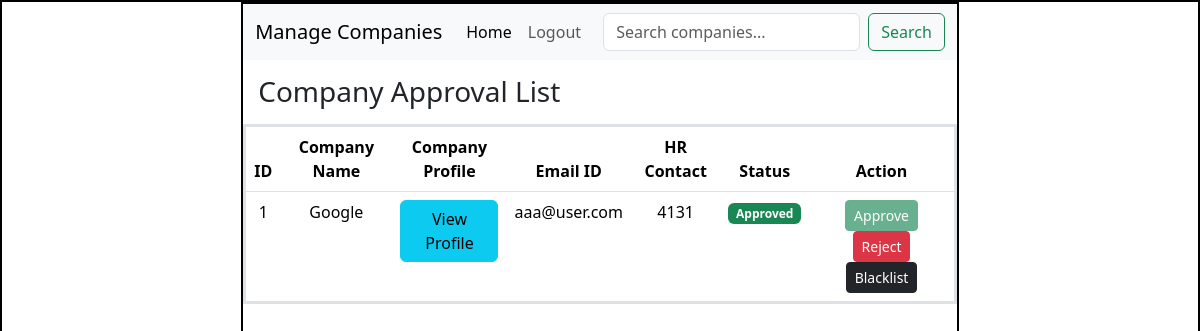
The app's page /admin/companies with its own data.
### application/models.py (models this page shows)
class Company(db.Model):
    __tablename__ = "company"
    id = db.Column(db.Integer(), primary_key=True)
    user_id = db.Column(db.Integer(), db.ForeignKey('user.id'))
    company_name = db.Column(db.String(), nullable=False)
    registration_no = db.Column(db.String(), unique=True)
    overview = db.Column(db.String())
    location = db.Column(db.String())
    services = db.Column(db.String())
    hr_contact = db.Column(db.String())
    website = db.Column(db.String())
    status = db.Column(db.String(), default='pending')

class User(db.Model):
    __tablename__ = "user"
    id = db.Column(db.Integer(), primary_key=True)
    username = db.Column(db.String(), unique=True, nullable=False)
    email = db.Column(db.String(), unique=True, nullable=False)
    password = db.Column(db.String(), nullable=False)
    role = db.Column(db.String(), nullable=False)
    status = db.Column(db.String(), default="active")

### application/controllers.py (the view)
@app.route("/admin/companies")
def admin_companies():
    companies = Company.query.all()
    users = {u.id: u for u in User.query.all()}
    return render_template(
        "admin_companies.html",
        companies=companies,
        users=users)

### templates/admin_companies.html (shortened to what this page needs)
<!DOCTYPE html>
<html lang="en">
<head>
    <link rel="stylesheet" href="/static/style.css">
    <link href="https://cdn.jsdelivr.net/npm/bootstrap@5.3.8/dist/css/bootstrap.min.css" rel="stylesheet">
</head>
<body>
    <div id="main">
        <div id="canvas">
            <nav class="navbar navbar-expand-lg bg-body-tertiary">
                <div class="container-fluid">
                    <a class="navbar-brand">Manage Companies</a>
                    <ul class="navbar-nav me-auto">
                        <li class="nav-item">
                            <a class="nav-link active"
                                href="{% if session.get('role') == 'admin' %}/admin/dashboard{% elif session.get('role') == 'company' %}/company/dashboard{% else %}/student/dashboard{% endif %}">
                                Home
                            </a>
                        </li>
                        <li class="nav-item">
                                <a class="nav-link" href="/logout">Logout</a>
                        </li>
                    </ul>
                    <form class="d-flex ms-auto" method="GET" action="/admin/search">
                        <input class="form-control me-2"
                            type="search"
                            name="q"
                            placeholder="Search companies...">
                        <button class="btn btn-outline-success" type="submit">
                            Search
                        </button>
                    </form>
                </div>
            </nav>
            <div id="content">
                <h3 class="headings">Company Approval List</h3>
                <table class="table text-center border border-3">
                    <thead>
                        <tr>
                            <th>ID</th>
                            <th>Company Name</th>
                            <th>Company Profile</th>
                            <th>Email ID</th>
                            <th>HR Contact</th>
                            <th>Status</th>
                            <th>Action</th>
                        </tr>
                    </thead>
                    <tbody>
                        {% for c in companies %}
                        <tr>
                            <td>{{ c.id }}</td>
                            <td>{{ c.company_name }}</td>
                            <td>
                                <a href="/admin/company/{{ c.id }}" class="btn btn-info">
                                    View Profile
                                </a>
                            </td>
                            <td>{{ users[c.user_id].email }}</td>
                            <td>{{ c.hr_contact }}</td>
                            <td>
                                {% if c.status == "approved" %}
                                    <span class="badge bg-success">Approved</span>
                                {% elif c.status == "rejected" %}
                                    <span class="badge bg-danger">Rejected</span>
                                {% elif c.status == "blacklisted" %}
                                    <span class="badge bg-dark">Blacklisted</span>
                                {% else %}
                                    <span class="badge bg-warning">Pending</span>
                                {% endif %}
                            </td>
                            <td>
                                <a href="{% if c.status != 'approved' %}/admin/company/update_status/{{ c.id }}/approved{% else %}#{% endif %}"
   class="btn btn-success btn-sm {% if c.status == 'approved' %}disabled{% endif %}">Approve</a>
                                <a href="{% if c.status != 'rejected' %}/admin/company/update_status/{{ c.id }}/rejected{% else %}#{% endif %}"
   class="btn btn-danger btn-sm {% if c.status == 'rejected' %}disabled{% endif %}">Reject</a>
                                <a href="{% if c.status != 'blacklisted' %}/admin/company/update_status/{{ c.id }}/blacklisted{% else %}#{% endif %}"
   class="btn btn-dark btn-sm {% if c.status == 'blacklisted' %}disabled{% endif %}">Blacklist</a>
                            </td>
                        </tr>
                        {% endfor %}
                    </tbody>
                </table>
            </div>
        </div>
    </div>
</body>
</html>

### static/style.css (style rules this page uses)
* { margin:0px; }
#main, #canvas { border: 2px solid black; }
#canvas { width:60%; height:780px; margin:auto; }
.headings { margin: 10px; padding: 5px; margin-top: 10px; }

### records on screen
Company: id "1", company_name "Google", hr_contact "4131", status "Approved"
User: email "aaa@user.com"
